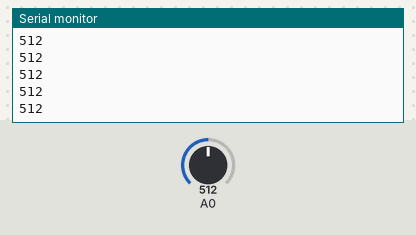
Simulated run of this sketch. Board: Arduino Uno, built with avr-gcc and run on an emulated ATmega328P. On the bench: the last lines printed to the serial monitor. Inputs (shaded band) come from the test bench; at power-on: A0 = 512.

Above: at 1.2 s.
1.3 s: A0 set to 716
At 2.0 s:
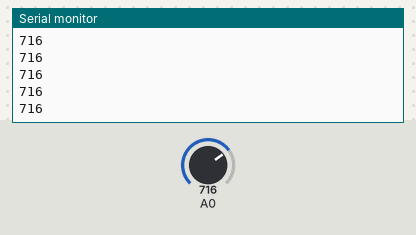
2.8 s: A0 set to 900
At 3.5 s:
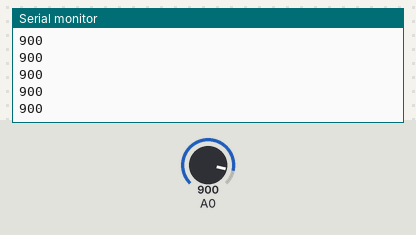
Timing chart, 0 to 5.8 s (numbered marks = the images above; inputs shaded):
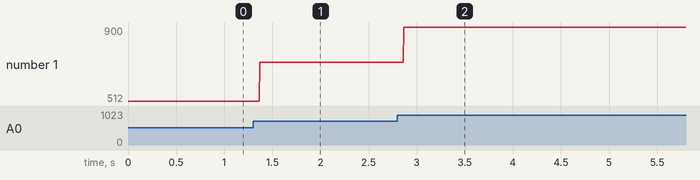

Measured:
- after the input at 1.3 s, the serial monitor: prints a new line after 0.07 s (image 1)
- after the input at 2.8 s, the serial monitor: prints a new line after 0.07 s (image 2)
- plotted number 1: 512 → 716 after the input at 1.3 s, 716 → 900 after the input at 2.8 s

The sketch:

just_print_values.ino
```cpp
long lowestValue;
long highestValue;
long difference;
long averageValue;
int timer;

void setup() {
  Serial.begin(9600);
}

void loop() {
  int sensorValue = analogRead(A0);
  Serial.println(sensorValue);
  delay(2);
  //detectRange();
}

/*void detectRange() {
  //Serial.println(F("THIS IS RUNNING"));
  //Spend a set amount of time reading the sensor
  //return the lowest and highest values
  //so that we can take action depending on
  //1. the median value
  //2. the difference between peak and trough

  timer = 5000; //set timer up
  long valuesArray[timer];
  //Reset the min and max values
  lowestValue = 0;
  highestValue = 0;
  difference = 0;
  averageValue = 0;

  while( timer >= 0 ){
    timer--;
    valuesArray[timer] = analogRead(A0)/4;

    long sensorValue = analogRead(A0)/4;

    lowestValue = min(lowestValue, sensorValue);
    highestValue = max(highestValue, sensorValue);
  }
    difference = highestValue - lowestValue;
    long sum;
    for (long i = 0; i < timer-1; i++){
      sum = sum + valuesArray[i];
    }
    averageValue = sum / timer;

    //PRINT THE LABELS
    Serial.print(F("Lowest value : "));
    Serial.print("\t");

    Serial.print(F("Highest value : "));
    Serial.print("\t");

    Serial.print(F("Variance : "));
    Serial.print("\t");

    Serial.print(F("Mean : "));
    Serial.println("\t");


    //PRINT THE VALUES
    Serial.print(lowestValue, DEC);
    Serial.print("\t");

    Serial.print(highestValue, DEC);
    Serial.print("\t");

    Serial.print(difference, DEC);
    Serial.print("\t");

    Serial.print(averageValue, DEC);
    Serial.println("\t");
    Serial.println("");
}*/
```
